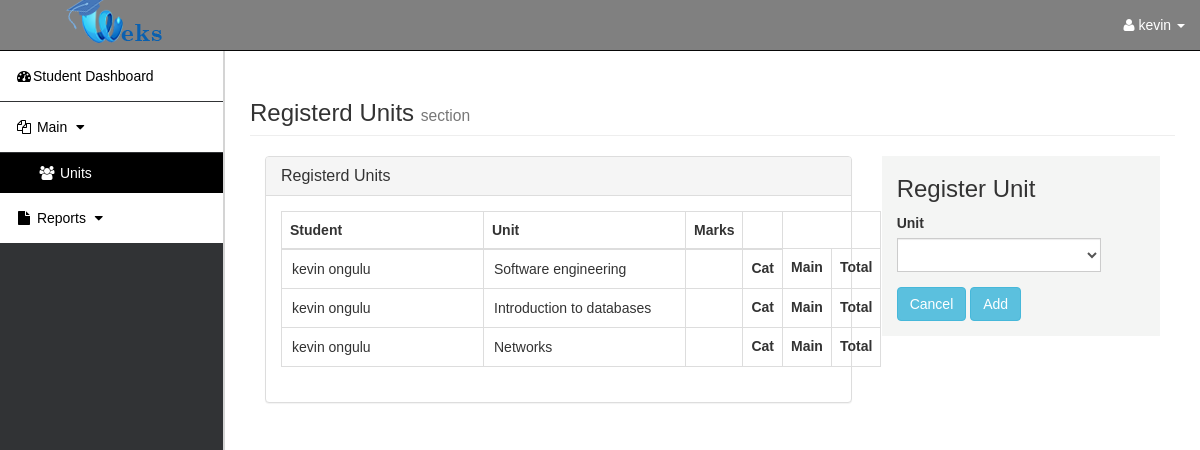
The page /rms.php?page=registered_units (signed in) on the database as committed earlier.
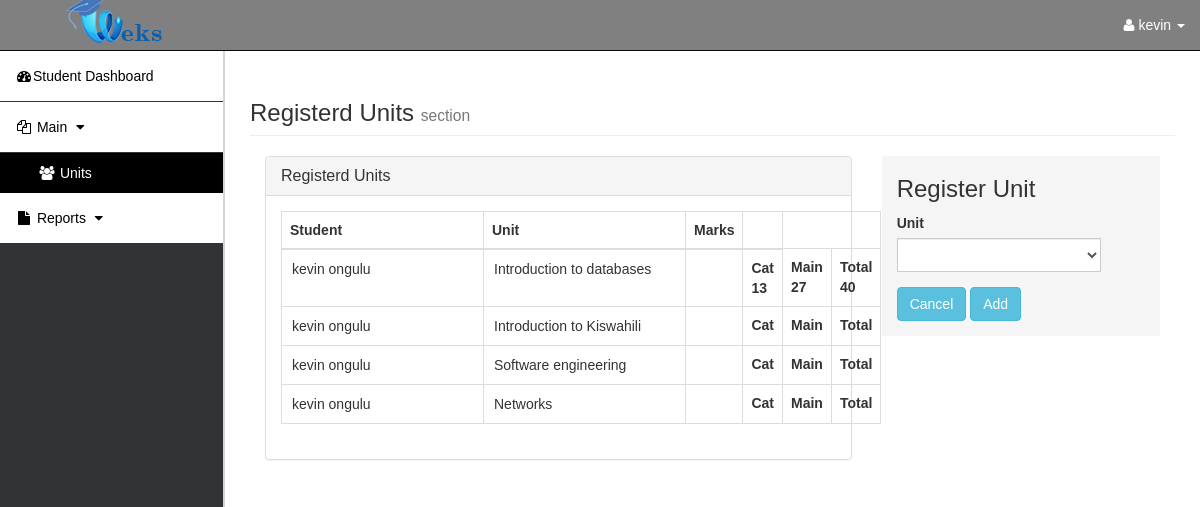
The same page on the database as committed later.
### tables this page shows
CREATE TABLE `registered_units` (
  `id` int(10) NOT NULL,
  `student` int(10) NOT NULL,
  `unit` int(10) NOT NULL,
  `date_registered` datetime NOT NULL DEFAULT current_timestamp(),
  `marks` int(3) DEFAULT NULL,
  `date_updated` datetime NOT NULL,
  `school_year` int(10) NOT NULL DEFAULT 1,
  `semester` int(10) NOT NULL DEFAULT 1,
  `study_year` int(10) NOT NULL DEFAULT 1,
  `cat_marks` int(3) DEFAULT NULL,
  `main_exam_marks` int(3) DEFAULT NULL
);

CREATE TABLE `user` (
  `USER_ID` int(11) NOT NULL,
  `LASTNAME` varchar(30) NOT NULL,
  `FIRSTNAME` varchar(30) NOT NULL,
  `MIDDLE_NAME` varchar(100) NOT NULL,
  `USERNAME` varchar(100) NOT NULL,
  `USER_TYPE` varchar(15) NOT NULL,
  `ADDRESS` varchar(255) NOT NULL,
  `GENDER` varchar(10) NOT NULL,
  `DOB` date NOT NULL DEFAULT current_timestamp(),
  `EMAIL` varchar(100) NOT NULL,
  `PASSWORD` varchar(255) NOT NULL DEFAULT '0192023a7bbd73250516f069df18b500'
);

CREATE TABLE `subjects` (
  `SUBJECT_ID` int(11) NOT NULL,
  `SUBJECT` varchar(100) NOT NULL,
  `FOR` int(10) DEFAULT NULL,
  `DESCRIPTION` text NOT NULL,
  `LECTURER` int(10) NOT NULL,
  `study_year` int(10) NOT NULL DEFAULT 1,
  `grade` int(10) NOT NULL DEFAULT 1,
  `semester` int(10) DEFAULT NULL
);

### registered_units.php (the view, shortened to what this page needs)
          <h3 class="page-header"> Registerd Units <small>section</small></h3>
       <div class="col-md-8 " id="s_page">
        <div class="panel panel-default">
        <div class="panel-heading">
          <h3 class="panel-title"> Registerd Units</h3>
        </div>
        <div class="panel-body">
  <table id="students" class="table table-hover table-bordered">
    <thead>
      <tr>
        <th>Student</th>
        <th>Unit</th>
        <th>Marks</th>
        <th></th>
      </tr>
    </thead>
    <tbody>
    <?php
    include 'db.php';
     if($_SESSION['user_type'] == "STUDENT"){
        $user_id=$_SESSION['ID'];
        $student=$conn->query("SELECT STUDENT_ID,PROGRAM FROM students where USER='$user_id'");
        $student=mysqli_fetch_assoc($student);
        $student_id=$student['STUDENT_ID'];
        $student_course_id=$student['PROGRAM'];
        $more_sql=" WHERE student=$student_id";
        $more_units_sql=" WHERE subjects.FOR='$student_course_id'";
      }
    $sql=  mysqli_query($conn, "SELECT registered_units.main_exam_marks,registered_units.cat_marks,registered_units.id,registered_units.marks,subjects.SUBJECT_ID,subjects.SUBJECT,students.STUDENT_ID,user.FIRSTNAME,user.LASTNAME FROM registered_units JOIN students ON registered_units.student=students.STUDENT_ID JOIN subjects ON registered_units.unit=subjects.SUBJECT_ID JOIN user ON students.USER=user.USER_ID $more_sql Order by registered_units.id ASC");
    while($row = mysqli_fetch_assoc($sql)) {
    ?>
      <tr>
        <td><input id="studentname<?php echo $row["id"] ?>"  name="" type="text" style="border:0px" value="<?php echo $row['FIRSTNAME'].' '.$row['LASTNAME'] ?>" readonly></td>
        <td><input id="unitname<?php echo $row["id"] ?>"  name="" type="text" style="border:0px" value="<?php echo $row['SUBJECT'] ?>" readonly></td>
        <td>
          <th>Cat<br><?php echo $row['cat_marks'] ?></th>
          <th>Main<br><?php echo $row['main_exam_marks'] ?></th>
          <th>Total<br><?php echo $row['marks'] ?></th>
        </td>
      </tr>
      <?php
    }
      ?>
    </tbody>
  </table>
</div>
</div>
</div>
      <div class="col-md-4" id="">
            <div style="background-color:rgba(208, 212, 209, 0.23);padding-left:30px">
      <div class="row main">
        <div class="main-login main-center">
        <h3 id="head">Register Unit</h3>
          <form class="" method="post">
            <div class="form-group">
              <label for="sub" class="cols-sm-2 control-label">Unit</label>
              <div class="cols-sm-4">
                <div class="input-group">
                  <select name="unit" class="form-control" id="unit1">
                  <option id="unit"></option>
                  <?php
                  include 'db.php';
                  $sql = mysqli_query($conn,"SELECT * from subjects $more_units_sql ORDER BY SUBJECT_ID");
                  while($row=mysqli_fetch_assoc($sql)){
                   ?>
                  <option value="<?php echo $row['SUBJECT_ID'] ?>">
                  </option>
                  <?php } mysqli_close($conn); ?>
                  </select>
                </div>
              </div>
            </div>
            <div class="form-group ">
            <input type="reset" class="btn btn-info " id="reset" name="reset" value="Cancel">
              <button class="btn btn-info" id="btn_add">Add</button>
            </div>
          </form>
        </div>
      </div>
    </div>
    </div>

Rows that differ between the two databases and show on the page:
removed registered_units: LASTNAME "kevin ongulu", unit.SUBJECT "Introduction to databases"
added registered_units: LASTNAME "kevin ongulu", unit.SUBJECT "Introduction to databases", cat_marks "13", main_exam_marks "27", marks "40"
added registered_units: LASTNAME "kevin ongulu", unit.SUBJECT "Introduction to Kiswahili"
